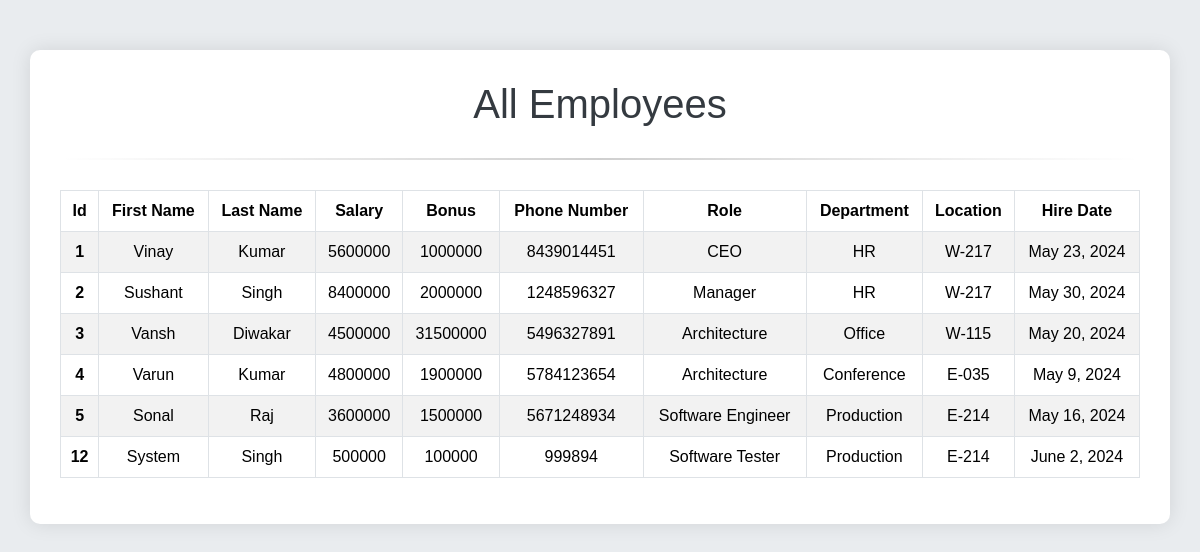
The app's page /allEmp with its own data.
### empApp/models.py (models this page shows, shortened)
class Employee(models.Model):
    firstName = models.CharField(max_length=30, null=False)
    lastName = models.CharField(max_length=30, null=False)
    dept = models.ForeignKey(Department, on_delete=models.CASCADE)
    salary = models.IntegerField(default=0)
    bonus = models.IntegerField(default=0)
    role = models.ForeignKey(Role, on_delete=models.CASCADE)
    phone = models.IntegerField(default=0)
    hireDate = models.DateField()

class Role(models.Model):
    name = models.CharField(max_length=30, null=False)

class Department(models.Model):
    name = models.CharField(max_length=30, null=False)
    location = models.CharField(max_length=100)

### empApp/views.py (the view)
# urls.py: path('allEmp', views.allEmp, name= 'allEmp'),
def allEmp(req):
    emps = Employee.objects.all()
    context = {
        'emps' : emps
    }
    return render(req,'allEmp.html',context)

### empApp/templates/allEmp.html (shortened to what this page needs)
<!DOCTYPE html>
<html lang="en">
<head>
    <link href="https://cdn.jsdelivr.net/npm/bootstrap@5.3.3/dist/css/bootstrap.min.css" rel="stylesheet">
</head>
<body>
    <div class="container">
        <h1>All Employees</h1>
        <hr>
        <table class="table table-striped table-bordered">
            <thead>
                <tr>
                    <th scope="col">Id</th>
                    <th scope="col">First Name</th>
                    <th scope="col">Last Name</th>
                    <th scope="col">Salary</th>
                    <th scope="col">Bonus</th>
                    <th scope="col">Phone Number</th>
                    <th scope="col">Role</th>
                    <th scope="col">Department</th>
                    <th scope="col">Location</th>
                    <th scope="col">Hire Date</th>
                </tr>
            </thead>
            <tbody>
                {% for emp in emps %}
                <tr>
                    <th scope="row">{{ emp.id }}</th>
                    <td>{{ emp.firstName }}</td>
                    <td>{{ emp.lastName }}</td>
                    <td>{{ emp.salary }}</td>
                    <td>{{ emp.bonus }}</td>
                    <td>{{ emp.phone }}</td>
                    <td>{{ emp.role.name }}</td>
                    <td>{{ emp.dept.name }}</td>
                    <td>{{ emp.dept.location }}</td>
                    <td>{{ emp.hireDate }}</td>
                </tr>
                {% endfor %}
            </tbody>
        </table>
    </div>
</body>
</html>

### empApp/templates/allEmp.html (style rules this page uses)
body { background-color: #e9ecef; font-family: Arial, sans-serif; }
.container { margin-top: 50px; padding: 30px; background-color: #ffffff; border-radius: 10px; box-shadow: 0 0 20px rgba(0, 0, 0, 0.1); }
h1 { text-align: center; margin-bottom: 30px; color: #343a40; font-size: 2.5em; }
table { margin-top: 20px; }
th, td { text-align: center; padding: 10px; }
th { background-color: #007bff; color: #ffffff; }
tbody tr:nth-child(odd) { background-color: #f8f9fa; }
tbody tr:nth-child(even) { background-color: #ffffff; }
hr { border: 0; height: 2px; background: linear-gradient(to right, rgba(0,0,0,0), rgba(0,0,0,0.75), rgba(0,0,0,0)); margin-bottom: 30px; }

### records on screen
Employee: id "1", firstName "Vinay", lastName "Kumar", salary "5600000", bonus "1000000", phone "8439014451", role.name "CEO", dept.name "HR", dept.location "W-217", hireDate "May 23, 2024"
Employee: id "2", firstName "Sushant", lastName "Singh", salary "8400000", bonus "2000000", phone "1248596327", role.name "Manager", dept.name "HR", dept.location "W-217", hireDate "May 30, 2024"
Employee: id "3", firstName "Vansh", lastName "Diwakar", salary "4500000", bonus "31500000", phone "5496327891", role.name "Architecture", dept.name "Office", dept.location "W-115", hireDate "May 20, 2024"
Employee: id "4", firstName "Varun", lastName "Kumar", salary "4800000", bonus "1900000", phone "5784123654", role.name "Architecture", dept.name "Conference", dept.location "E-035", hireDate "May 9, 2024"
Employee: id "5", firstName "Sonal", lastName "Raj", salary "3600000", bonus "1500000", phone "5671248934", role.name "Software Engineer", dept.name "Production", dept.location "E-214", hireDate "May 16, 2024"
Employee: id "12", firstName "System", lastName "Singh", salary "500000", bonus "100000", phone "999894", role.name "Software Tester", dept.name "Production", dept.location "E-214", hireDate "June 2, 2024"
